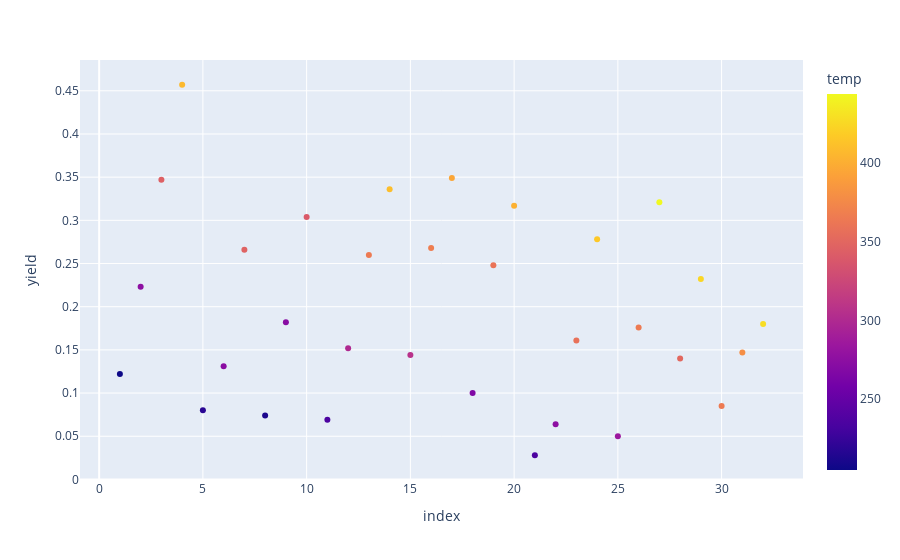

This figure's notebook cell:
### Markdown cell above
The variables `yield`, `gravity` and `pressure` are continuous.

The variables `temp10` and `temp` are discrete.

The variable `batch` is a categorical variable.

### Code cell
fig = px.scatter(gasoline, y="yield", color="temp")
fig.show()

### Figure 1 — Plotly figure (JSON) as saved in the notebook; plotly's stock layout.template omitted (floating-point values rounded to 4 significant figures)
{"data": [{"hovertemplate": "index=%{x}<br>yield=%{y}<br>temp=%{marker.color}<extra></extra>", "legendgroup": "", "marker": {"color": [205, 275, 345, 407, 218, 273, 347, 212, 272, 340, 235, 300, 365, 410, 307, 367, 395, 267, 360, 402, 235, 275, 358, 416, 285, 365, 444, 351, 424, 365, 379, 428], "coloraxis": "coloraxis", "symbol": "circle"}, "mode": "markers", "name": "", "orientation": "v", "showlegend": false, "type": "scatter", "x": [1, 2, 3, 4, 5, 6, 7, 8, 9, 10, 11, 12, 13, 14, 15, 16, 17, 18, 19, 20, 21, 22, 23, 24, 25, 26, 27, 28, 29, 30, 31, 32], "xaxis": "x", "y": [0.122, 0.223, 0.347, 0.457, 0.08, 0.131, 0.266, 0.074, 0.182, 0.304, 0.069, 0.152, 0.26, 0.336, 0.144, 0.268, 0.349, 0.1, 0.248, 0.317, 0.028, 0.064, 0.161, 0.278, 0.05, 0.176, 0.321, 0.14, 0.232, 0.085, 0.147, 0.18], "yaxis": "y"}], "layout": {"coloraxis": {"colorbar": {"title": {"text": "temp"}}, "colorscale": [[0, "#0d0887"], [0.1111, "#46039f"], [0.2222, "#7201a8"], [0.3333, "#9c179e"], [0.4444, "#bd3786"], [0.5556, "#d8576b"], [0.6667, "#ed7953"], [0.7778, "#fb9f3a"], [0.8889, "#fdca26"], [1, "#f0f921"]]}, "legend": {"tracegroupgap": 0}, "margin": {"t": 60}, "xaxis": {"anchor": "y", "domain": [0, 1], "title": {"text": "index"}}, "yaxis": {"anchor": "x", "domain": [0, 1], "title": {"text": "yield"}}}}
